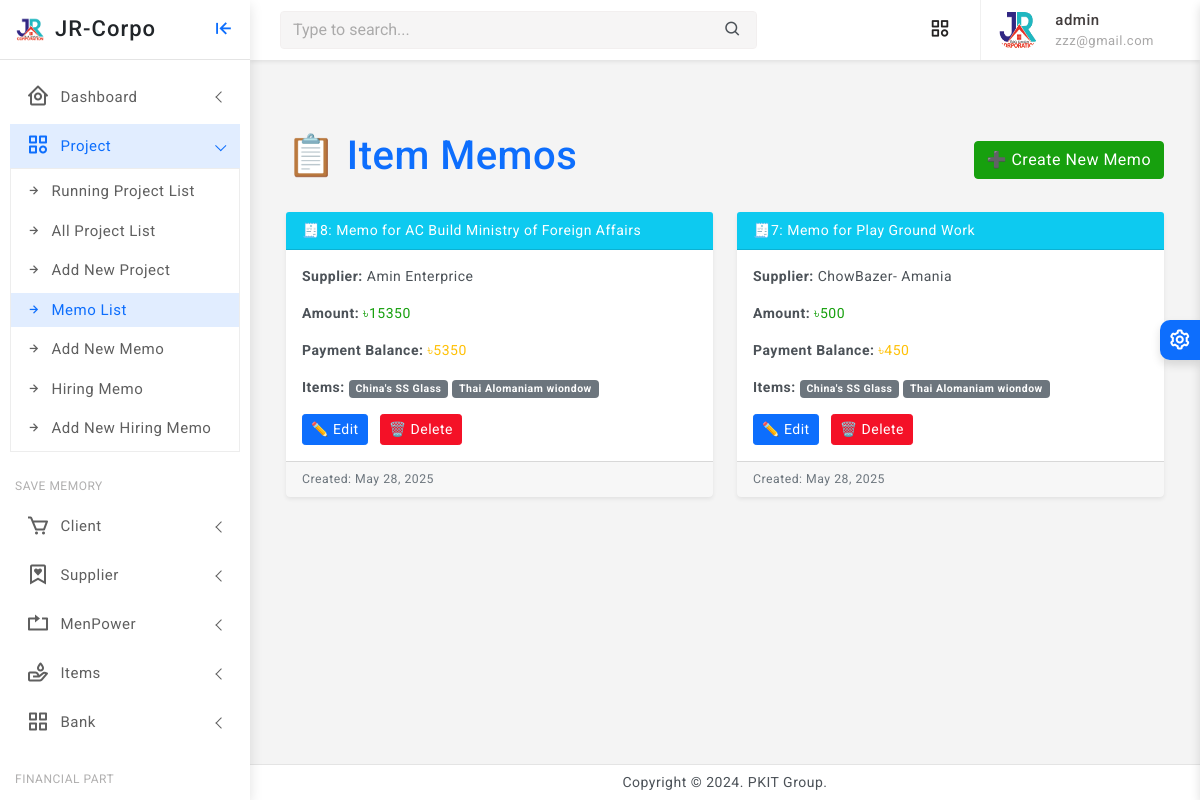
Page /memos/ (signed in) on the committed database.
### core/models.py (models this page shows, shortened)
class Memo(models.Model):
    project = models.ForeignKey(Project, on_delete=models.CASCADE, related_name='item_memos')
    supplier = models.ForeignKey(Supplier, on_delete=models.CASCADE, related_name='memos')
    items = models.ManyToManyField(Item, related_name='memos')
    amount = models.PositiveIntegerField(default=0)
    payment_balance = models.PositiveIntegerField(default=0, null=True, blank=True)
    is_payment_done = models.BooleanField(default=False, null=True, blank=True)
    created_at = models.DateTimeField(auto_now_add=True)
    updated_at = models.DateTimeField(auto_now=True)

class Project(models.Model):
    STATUS_CHOICES = [
        ('RUNNING', 'Running'),
        ('TRIAL', 'Trial Period'),
        ('CLOSED', 'Closed'),
        ('OTHER', 'Other'),
    ]
    company = models.ForeignKey(Company, on_delete=models.CASCADE, related_name='projects')
    name = models.CharField(max_length=255)
    location = models.CharField(max_length=255)
    approximate_bill = models.PositiveIntegerField(default=0)
    current_cost = models.PositiveIntegerField(default=0, null=True, blank=True)
    final_bill = models.PositiveIntegerField(default=0, null=True, blank=True)
    current_paid = models.PositiveIntegerField(default=0, null=True, blank=True)
    created_at = models.DateTimeField(auto_now_add=True)
    updated_at = models.DateTimeField(auto_now=True)
    status = models.CharField(max_length=10, null=True, blank=True, choices=STATUS_CHOICES, default='RUNNING')

class Organization(models.Model):
    name = models.CharField(max_length=255, unique=True)
    location = models.CharField(max_length=255)
    phone = models.CharField(max_length=20)
    logo = models.ImageField(upload_to='media/logos/', blank=True, null=True)
    created_at = models.DateTimeField(auto_now_add=True)
    updated_at = models.DateTimeField(auto_now=True)
    class Meta:
        abstract = True

class Supplier(Organization):
    pass

class Item(models.Model):
    item_name = models.CharField(max_length=255)
    image = models.ImageField(upload_to='media/item_images/', blank=True, null=True)
    category = models.ForeignKey(Category, on_delete=models.SET_NULL, null=True, related_name='items')
    created_at = models.DateTimeField(auto_now_add=True)
    updated_at = models.DateTimeField(auto_now=True)

### core/views.py (the view)
# urls.py: path('memos/', views.memo_list, name='memo_list'),
@staff_required
def memo_list(request):
    memos = Memo.objects.filter(is_payment_done=False).order_by('-created_at')
    return render(request, 'memo/memo_list.html', {'memos': memos})

### core/views.py (called while the page is built)
def staff_required(view_func):
    return user_passes_test(lambda u: u.is_authenticated and u.is_staff)(view_func)

### core/templates/memo/memo_list.html
{% extends 'partials/base0.html' %}
{% block content %}
{% load static %}
<div class="container my-5">
    <div class="d-flex justify-content-between align-items-center mb-4">
        <h1 class="text-primary">📋 Item Memos</h1>
        <a href="{% url 'memo_create' %}" class="btn btn-success">
            ➕ Create New Memo
        </a>
    </div>
    {% if memos %}
        <div class="row">
            {% for memo in memos %}
                <div class="col-md-6 mb-4">
                    <div class="card shadow-sm border-info rounded">
                        <div class="card-header bg-info text-white">
                           🧾{{ memo.id }}: Memo for {{ memo.project.name }}
                        </div>
                        <div class="card-body">
                            <p><strong>Supplier:</strong> {{ memo.supplier.name }}</p>
                            <p><strong>Amount:</strong> <span class="text-success">৳{{ memo.amount }}</span></p>
                            <p><strong>Payment Balance:</strong>
                                {% if memo.payment_balance %}
                                    <span class="text-warning">৳{{ memo.payment_balance }}</span>
                                {% else %}
                                    <span class="text-muted">N/A</span>
                                {% endif %}
                            </p>
                            <p><strong>Items:</strong>
                                {% for item in memo.items.all %}
                                    <span class="badge bg-secondary">{{ item.item_name }}</span>
                                {% empty %}
                                    <span class="text-muted">No items</span>
                                {% endfor %}
                            </p>
                            <div class="mt-3">
                                <a href="{% url 'memo_update' memo.pk %}" class="btn btn-sm btn-primary me-2">✏️ Edit</a>
                                <a href="{% url 'memo_delete' memo.pk %}" class="btn btn-sm btn-danger">🗑️ Delete</a>
                            </div>
                        </div>
                        <div class="card-footer text-muted small">
                            Created: {{ memo.created_at|date:"M d, Y" }}
                        </div>
                    </div>
                </div>
            {% endfor %}
        </div>
    {% else %}
        <div class="alert alert-info">
            No memos yet. Start by <a href="{% url 'memo_create' %}" class="alert-link">creating a new memo</a>!
        </div>
    {% endif %}
</div>
{% endblock %}

### templates/partials/base0.html (shortened to what this page needs)
<!doctype html>
<html lang="en">
{% load static %}
<head>
	<link href="{% static 'assets/plugins/vectormap/jquery-jvectormap-2.0.2.css' %}" rel="stylesheet"/>
	<link href="{% static 'assets/plugins/simplebar/css/simplebar.css' %}" rel="stylesheet" />
	<link href="{% static 'assets/plugins/perfect-scrollbar/css/perfect-scrollbar.css' %}" rel="stylesheet" />
	<link href="{% static 'assets/plugins/metismenu/css/metisMenu.min.css' %}" rel="stylesheet" />
	<link href="{% static 'assets/css/pace.min.css' %}" rel="stylesheet" />
	<link href="{% static 'assets/css/bootstrap.min.css' %}" rel="stylesheet">
	<link href="{% static 'assets/css/app.css' %}" rel="stylesheet">
	<link href="{% static 'assets/css/icons.css' %}" rel="stylesheet">
	<link rel="stylesheet" href="{% static 'assets/css/dark-theme.css' %}" />
	<link rel="stylesheet" href="{% static 'assets/css/semi-dark.css' %}" />
	<link rel="stylesheet" href="{% static 'assets/css/header-colors.css' %}" />
		<link rel="stylesheet" href="https://use.fontawesome.com/releases/v5.15.2/css/all.css"
>
</head>
<body>
	<div class="wrapper">
		<div class="sidebar-wrapper" data-simplebar="true">
			<div class="sidebar-header">
				<div>
					<img src="{% static 'assets/images/jr.png' %} " class="logo-icon" alt="logo icon">
				</div>
				<div>
				<a href="{% url 'home' %}" class="text-decoration-none">
					<h4 class="logo-text text-dark">JR-Corpo</h4>
				</a>
				</div>
				<div class="toggle-icon ms-auto"><i class='bx bx-arrow-to-left'></i>
				</div>
			</div>
			<ul class="metismenu" id="menu">
				<li>
					<a href="javascript:;" class="has-arrow">
						<div class="parent-icon"><i class='bx bx-home-circle'></i>
						</div>
						<div class="menu-title">Dashboard</div>
					</a>
				</li>
				<li>
					<a href="javascript:;" class="has-arrow">
						<div class="parent-icon"><i class="bx bx-category"></i>
						</div>
						<div class="menu-title">Project</div>
					</a>
					<ul>
						<li> <a href="{% url 'project_list' %}"><i class="bx bx-right-arrow-alt"></i>Running Project List</a>
						</li>
						<li> <a href="{% url 'all_project_list' %}"><i class="bx bx-right-arrow-alt"></i>All Project List</a>
						</li>
						<li> <a href="{% url 'project_create' %}"><i class="bx bx-right-arrow-alt"></i>Add New Project</a>
						</li>
						<li> <a href="{% url 'memo_list' %}"><i class="bx bx-right-arrow-alt"></i>Memo List</a>
						</li>
						<li> <a href="{% url 'memo_create' %}"><i class="bx bx-right-arrow-alt"></i>Add New Memo</a>
						</li>
						<li> <a href="{% url 'manpowermemo_list' %}"><i class="bx bx-right-arrow-alt"></i>Hiring Memo</a>
						</li>
						<li> <a href="{% url 'manpowermemo_create' %}"><i class="bx bx-right-arrow-alt"></i>Add New Hiring Memo</a>
						</li>
					</ul>
				</li>
				<li class="menu-label">Save Memory</li>
				<li>
					<a href="javascript:;" class="has-arrow">
						<div class="parent-icon"><i class='bx bx-cart'></i>
						</div>
						<div class="menu-title"> Client </div>
					</a>
				</li>
				<li>
					<a class="has-arrow" href="javascript:;">
						<div class="parent-icon"><i class='bx bx-bookmark-heart'></i>
						</div>
						<div class="menu-title">Supplier</div>
					</a>
				</li>
				<li>
					<a class="has-arrow" href="javascript:;">
						<div class="parent-icon"><i class="bx bx-repeat"></i>
						</div>
						<div class="menu-title">MenPower</div>
					</a>
				</li>
				<li>
					<a class="has-arrow" href="javascript:;">
						<div class="parent-icon"> <i class="bx bx-donate-blood"></i>
						</div>
						<div class="menu-title">Items</div>
					</a>
				</li>
				<li>
					<a class="has-arrow" href="javascript:;">
						<div class="parent-icon"><i class="bx bx-grid-alt"></i>
						</div>
						<div class="menu-title">Bank</div>
					</a>
				</li>
				<li class="menu-label">Financial Part</li>
			</ul>
		</div>
	<header>
			<div class="topbar d-flex align-items-center">
				<nav class="navbar navbar-expand">
					<div class="search-bar flex-grow-1">
						<div class="position-relative search-bar-box">
							<input type="text" class="form-control search-control" placeholder="Type to search..."> <span class="position-absolute top-50 search-show translate-middle-y"><i class='bx bx-search'></i></span>
						</div>
					</div>
					<div class="top-menu ms-auto">
						<ul class="navbar-nav align-items-center">
							<li class="nav-item dropdown dropdown-large">
								<a class="nav-link dropdown-toggle dropdown-toggle-nocaret" href="#" role="button" data-bs-toggle="dropdown" aria-expanded="false">	<i class='bx bx-category'></i>
								</a>
							</li>
						</ul>
					</div>
					<div class="user-box dropdown">
						<a class="d-flex align-items-center nav-link dropdown-toggle dropdown-toggle-nocaret" href="#" role="button" data-bs-toggle="dropdown" aria-expanded="false">
							<img src="{% static 'assets/images/jr.png' %}" class="user-img" alt="user avatar">
							<div class="user-info ps-3">
								<p class="user-name mb-0">{{ user.username }}</p>
								<p class="designattion mb-0">{{ user.email }}</p>
							</div>
						</a>
					</div>
				</nav>
			</div>
	</header>
		<div class="page-wrapper">
			<div class="page-content">
				{% block content %}
				{% endblock %}
			</div>
		</div>
		<footer class="page-footer">
			<p class="mb-0">Copyright © 2024. PKIT Group.</p>
		</footer>
	</div>
	<div class="switcher-wrapper">
		<div class="switcher-btn"> <i class='bx bx-cog bx-spin'></i>
		</div>
	</div>
</body>
</html>

### rows in the picture
Memo: id "8", project.name "AC Build Ministry of Foreign Affairs", supplier.name "Amin Enterprice", amount "15350", payment_balance "5350", created_at "May 28, 2025"
Item: item_name "China's SS Glass"
Item: item_name "Thai Alomaniam wiondow"
Memo: id "7", project.name "Play Ground Work", supplier.name "ChowBazer- Amania", amount "500", payment_balance "450", created_at "May 28, 2025"

### other values in the picture
{{ user.username }} "admin"
{{ user.email }} "zzz@gmail.com"
